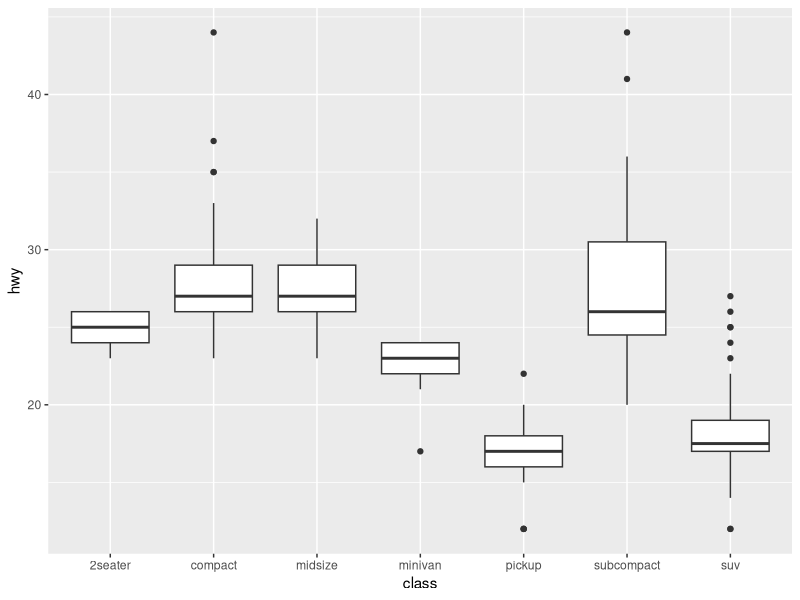
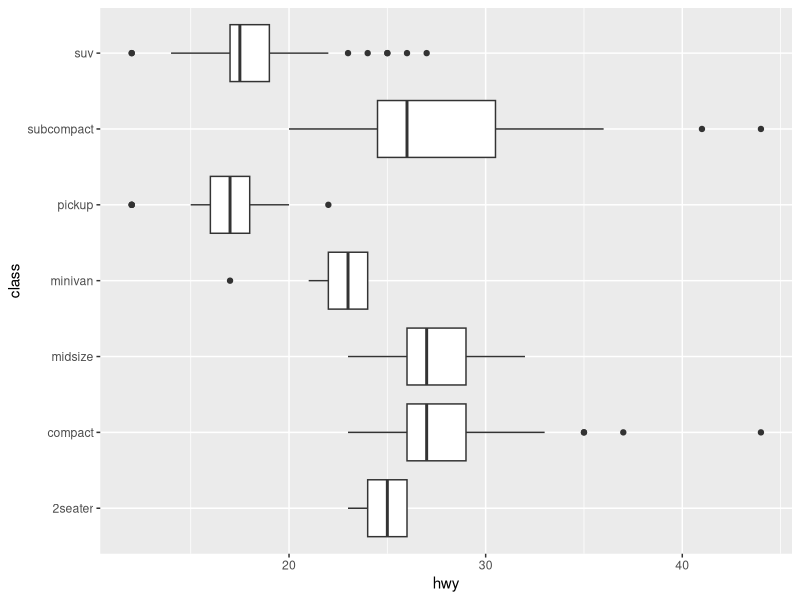
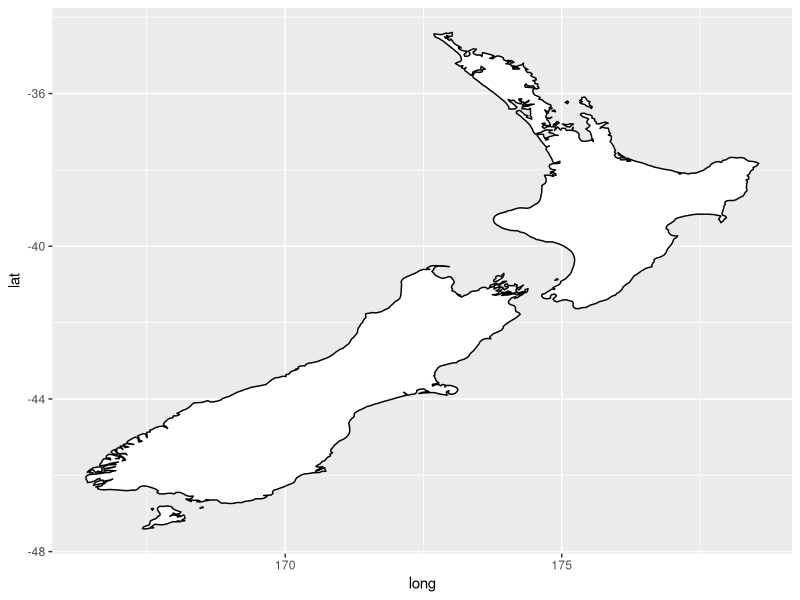
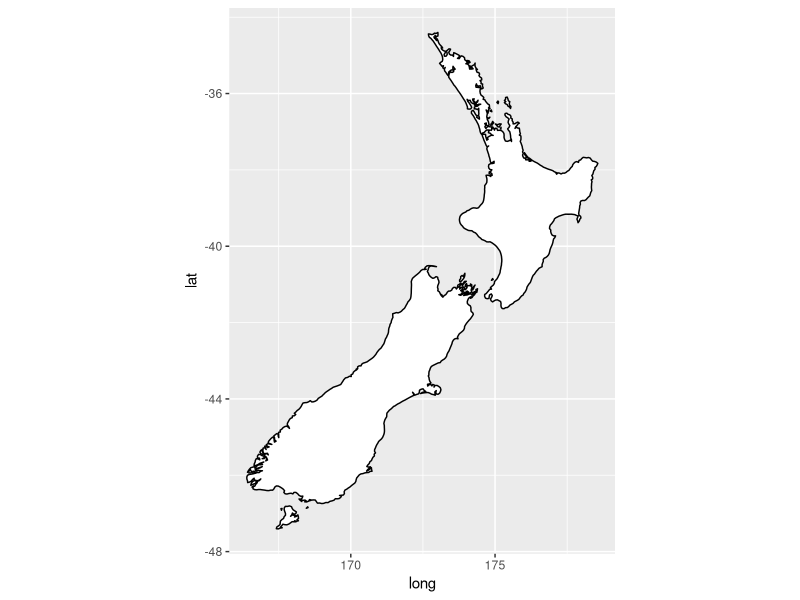
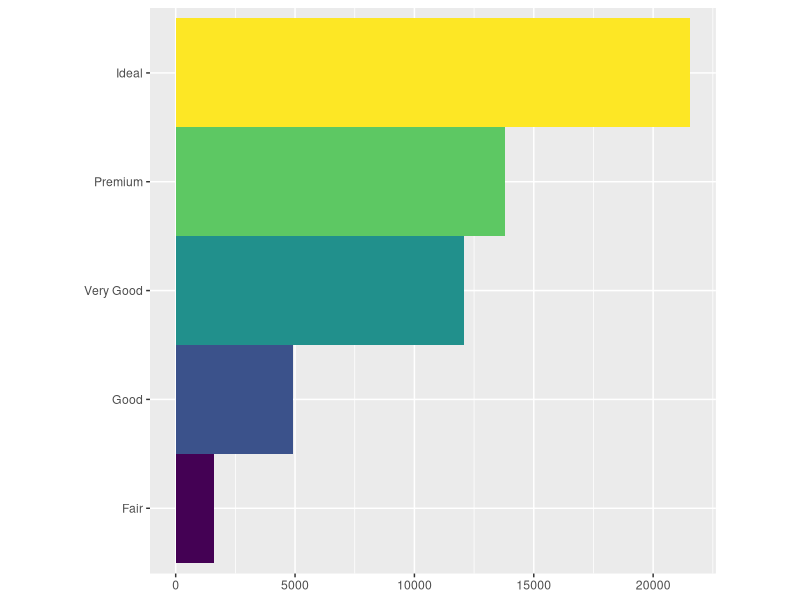
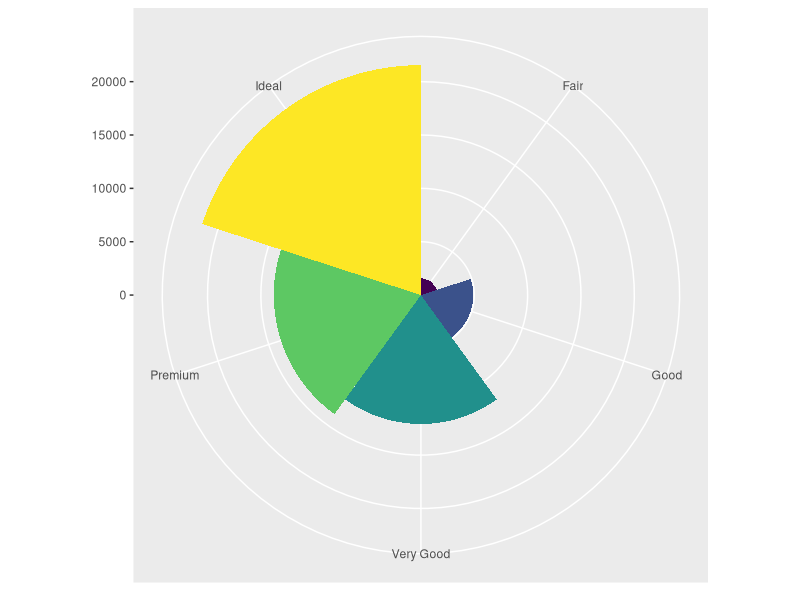
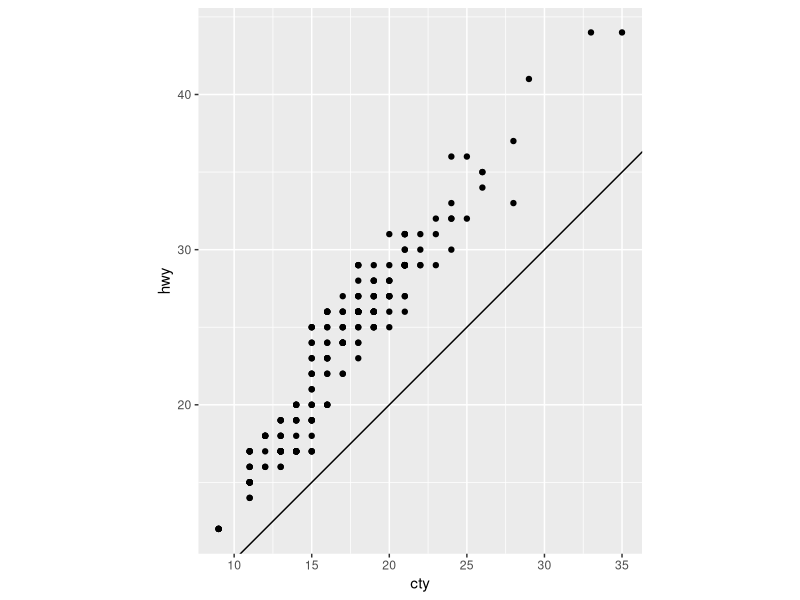

Here is the R script that generated these plots, in order:
# Chapter 3.9 coordinate system
library(tidyverse)

ggplot(data = mpg, mapping = aes(x = class, y = hwy)) +
  geom_boxplot()

ggplot(data = mpg, mapping = aes(x = class, y = hwy)) +
  geom_boxplot() +
  coord_flip()

# map
nz <- map_data("nz")
ggplot(nz, aes(long, lat, group = group)) +
  geom_polygon(fill = "white", colour = "black")

ggplot(nz, aes(long, lat, group = group)) +
  geom_polygon(fill = "white", colour = "black") +
  coord_quickmap()

# polar
bar <- ggplot(data = diamonds) +
  geom_bar(
    mapping = aes(x = cut, fill = cut),
    show.legend = FALSE,
    width = 1
  ) +
  theme(aspect.ratio = 1) +
  labs(x = NULL, y = NULL)

bar + coord_flip()
bar + coord_polar()

# quiz
ggplot(data = mpg, mapping = aes(x = cty, y = hwy)) +
  geom_point() + 
  geom_abline() +
  coord_fixed()

# the layered grammar of graphics

# ggplot(data = <DATA>) + 
#   <GEOM_FUNCTION>(
#     mapping = aes(<MAPPINGS>),
#     stat = <STAT>, 
#     position = <POSITION>
#   ) +
#   <COORDINATE_FUNCTION> +
#   <FACET_FUNCTION>

  
